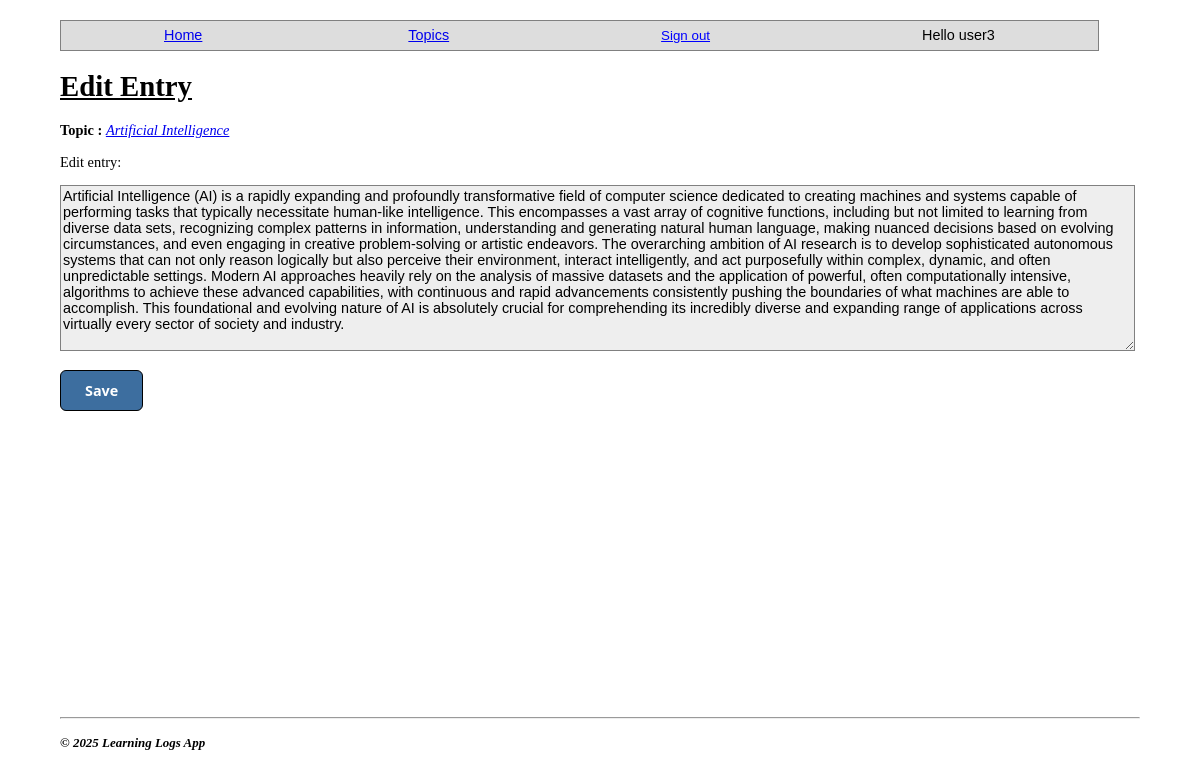
The page /edit_entry/31/ (signed in) on the database its author committed.
### learning_log/models.py (models this page shows, shortened)
class Topic(models.Model):
    text = models.CharField(max_length=200)
    owner = models.ForeignKey(User, on_delete=models.CASCADE)
    date_added = models.DateTimeField(auto_now_add=True)

class Entry(models.Model):
    topic = models.ForeignKey(Topic, on_delete=models.CASCADE)
    text = models.TextField()
    date_added = models.DateTimeField(auto_now_add=True)
    class Meta:
        verbose_name_plural = 'entries'

### learning_log/views.py (the view)
# urls.py: path('edit_entry/<int:entry_id>/', views.edit_entry, name='edit_entry')
@login_required
def edit_entry(request, entry_id):
    entry = Entry.objects.get(id=entry_id)
    topic = entry.topic
    if request.user != topic.owner:
        raise Http404
    if request.method != 'POST':
        form = EntryForm(instance=entry)
    else:
        form = EntryForm(instance=entry, data=request.POST)
        if form.is_valid():
            form.save()
            return redirect('learning_log:topic', topic_id=topic.id)
    context = {'form': form, 'entry': entry, 'topic': topic}
    return render(request, 'learning_log/edit_entry.html', context)

### learning_log/forms.py
class EntryForm(forms.ModelForm):
    class Meta:
        model = Entry
        fields = ['text']
        labels = {'text': ''}

### learning_log/templates/learning_log/edit_entry.html (shortened to what this page needs)
{% extends 'learning_log/base.html' %}
{% block content %}
<h1>Edit Entry</h1>
<p>
    <b>Topic :</b>
    <a href="{% url 'learning_log:topic' topic.id %}">
        <i>{{ topic.text }}</i>
    </a>
</p>
<p>Edit entry:</p>
<form action="{% url 'learning_log:edit_entry' entry.id %}" method="post" id="large-form">
    {{ form.as_p }}
    <button name="submit" id="form-button">Save</button>
</form>
{% endblock content %}

### learning_log/templates/learning_log/base.html (shortened to what this page needs)
{% load static %}
<!DOCTYPE html>
<html>
    <head>
        <link rel="stylesheet" href="{% static 'learning_log/css/base_styles.css' %}">
    </head>
    <body>
        <div class="nav-bar">
            <p>
                <div id="nav">
                    <a href="{% url 'learning_log:index' %}">Home</a>
                </div>
                <div id="nav">
                    <a href="{% url 'learning_log:topics' %}">Topics</a>
                </div>
            {% if user.is_authenticated %}
                <div id="nav">
                    <form action="{% url 'accounts:logout' %}" method="post">
                        <button name="submit" id="logout-button">Sign out</button>
                    </form>
                </div>
                <div id="nav">Hello {{ user.username }}</div>
            {% else %}
                <div id="nav"><a href="{% url 'accounts:login' %}">Login</a></div>
                <div id="nav"><a href="{% url 'accounts:register' %}">Register</a></div>
            {% endif %}
            </p>
        </div>
        <div id="content">
        {% block content %}
        {% endblock content %}
        </div>
        <hr>
        <div class="footer">
            <p>
                <b><i style="font-size:0.9em;">&copy; 2025 Learning Logs App</i></b>
            </p>
        </div>
    </body>
</html>

### learning_log/static/learning_log/css/base_styles.css (style rules this page uses)
html { background-color: white; font-size: 0.9em; }
body { padding: 10px; width: 90%; background-color: #fff; color: black; margin: auto; border-radius: 10px; margin-top: 10px; margin-bottom: 10px; height: max-content; }
#content { min-height: 80vh; }
h1, h2 { text-decoration: underline; }
.nav-bar { width: 96%; font-family: sans-serif; font-size: 1em; border: 0.1mm solid gray; background: #dddddd; display: flex; }
form textarea { width: 99%; height: 60%; font-family:'Lucida Sans', 'Lucida Sans Regular', 'Lucida Grande', 'Lucida Sans Unicode', Geneva, Verdana, sans-serif; font-size: 1em; border: 0.1mm solid gray; background: #eee; color: black; }
#form-button { padding: 10px 24px !important; width: auto !important; background: rgb(61, 110, 159) !important; color: white !important; font-weight: bold; border: .5px solid black !important; border-radius: 6px !important; font-size: 1em !important; font-family: 'Segoe UI', sans-serif !important; }
#logout-button { border: none !important; text-decoration: underline !important; color: blue !important; background: none; }
#nav { margin: auto; }

### rows shown on the page
Topic: text "Artificial Intelligence"
Entry: text "Artificial Intelligence (AI) is a rapidly expanding and profoundly transformative field of computer science dedicated to creating machines and systems capable of performing tasks that typically necessitate human-like intelligence. This encompasses a vast array of cognitive functions, including but not limited to learning from diverse data sets, recognizing complex patterns in information, understanding and generating natural human language, making nuanced decisions based on evolving circumstances, and even engaging in creative problem-solving or artistic endeavors. The overarching ambition of AI research is to develop sophisticated autonomous systems that can not only reason logically but…"

### other values the page prints
{{ user.username }} "user3"
